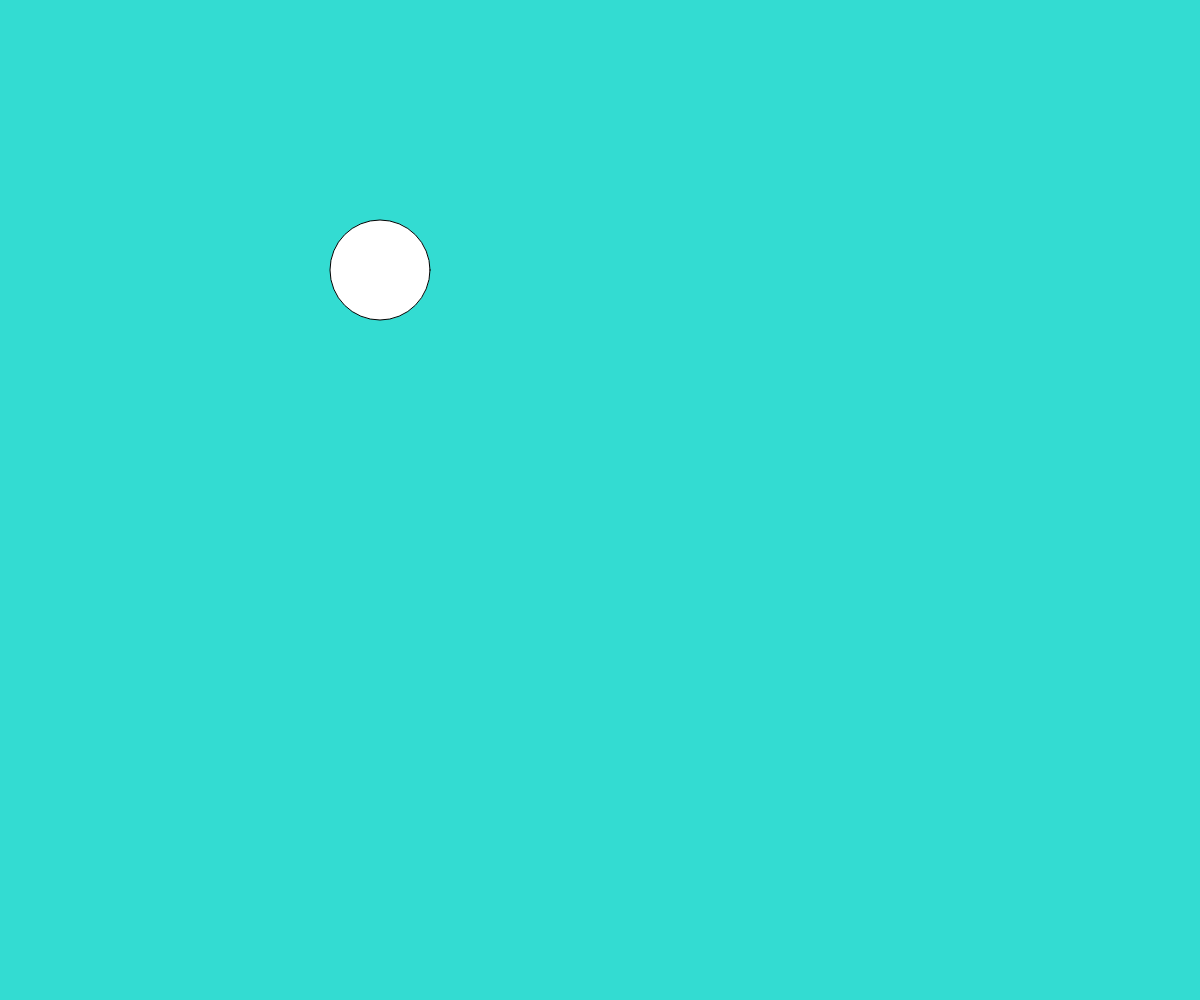
Frame 1 (no input)
Frame 60 (no input): identical to frame 1, image omitted
Frame 120 (the mouse pressed at the canvas centre since frame 60): identical to frame 1, image omitted

The p5.js sketch that drew this single still picture (run headless with seeded random() and noise() and a simulated clock; from frame 60 on, the mouse is pressed at the canvas centre):

// p5.js sketch
// ── sketch.js
function setup() {
  // Create a canvas that fills the entire browser window
  createCanvas(windowWidth, windowHeight);
}

function draw() {
//This is the background  
background(51,220,210);
circle(380,270,100);
}
